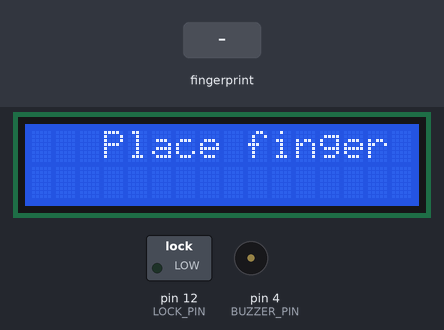
The sketch below on a simulated Arduino Uno, built with avr-gcc and run on an emulated ATmega328P. Shown: 16×2 character LCD, switched loads named in the sketch (green lamp = pin HIGH), buzzer (waves = sounding, pin HIGH). Inputs (shaded band) come from the test bench. What the sketch prints to the serial monitor is not drawn.

Above: at 2.2 s.
2.3 s: finger stored as number 1 placed on the sensor
At 3.8 s:
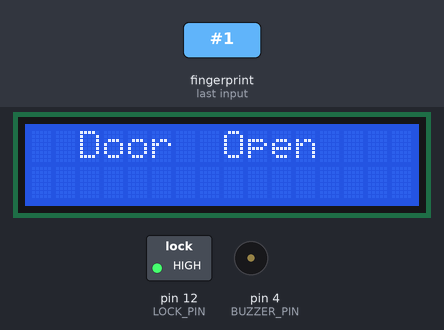
At 8.9 s:
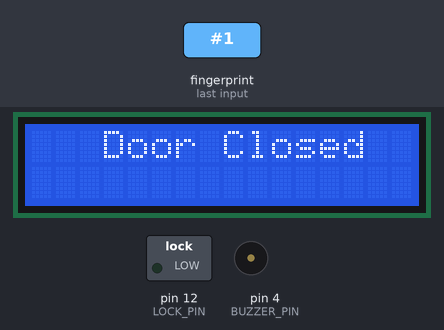
Timing chart, 0 to 10.1 s (numbered marks = the images above; inputs shaded):
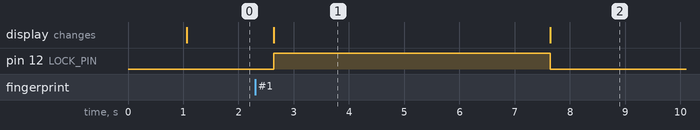

The sketch:

BIOMETRIC_DOOR_LOCK.ino
```cpp
#include <Adafruit_Fingerprint.h>
#include <SoftwareSerial.h>
#include <LiquidCrystal.h>

#define FINGERPRINT_RX 2
#define FINGERPRINT_TX 3
#define LOCK_PIN 12
#define BUZZER_PIN 4 // Define the buzzer pin

SoftwareSerial mySerial(FINGERPRINT_RX, FINGERPRINT_TX);
Adafruit_Fingerprint finger = Adafruit_Fingerprint(&mySerial);
LiquidCrystal lcd(8, 9, 10, 7, 6, 5);

void setup() {
  Serial.begin(9600);
  lcd.begin(16, 2);
  pinMode(LOCK_PIN, OUTPUT);
  pinMode(BUZZER_PIN, OUTPUT); // Initialize the buzzer pin
  digitalWrite(LOCK_PIN, LOW);
  finger.begin(57600);
  if (!finger.verifyPassword()) {
    Serial.println("Fingerprint sensor not found");
    lcd.print("Fingerprint sensor not found");
    while (1) delay(1);
  }
  lcd.print("   Place finger");
}

void loop() {
  getFingerprintID();
  delay(50);
}

void unlockDoor() {
  digitalWrite(LOCK_PIN, HIGH);
  Serial.println("Door open");
  lcd.clear();
  lcd.print("  Door  Open");
}

void lockDoor() {
  digitalWrite(LOCK_PIN, LOW);
  Serial.println("Door closed");
  lcd.clear();
  lcd.print("   Door Closed");
}

void buzz() {
  digitalWrite(BUZZER_PIN, HIGH);
  delay(1000);
  Serial.println("Wrong Fingerprint.Please wipe your finger!");
  digitalWrite(BUZZER_PIN, LOW);
}

void getFingerprintID() {
  uint8_t p = finger.getImage();
  if (p != FINGERPRINT_OK) return;
  p = finger.image2Tz();
  if (p != FINGERPRINT_OK) return;
  p = finger.fingerFastSearch();
  if (p == FINGERPRINT_OK) {
    unlockDoor();
    delay(5000);
    lockDoor();
  } else {
    lockDoor();
    buzz(); // Activate the buzzer for wrong fingerprint
  }
}
```

Measured:
- after the input at 2.3 s, pin 12 (LOCK_PIN): LOW → HIGH after 0.34 s, → LOW 5.0 s later; the display: changes after 0.34 s (image 1)
- what the display in image 1 shows lasts 5.0 s, from 2.6 s to 7.6 s
